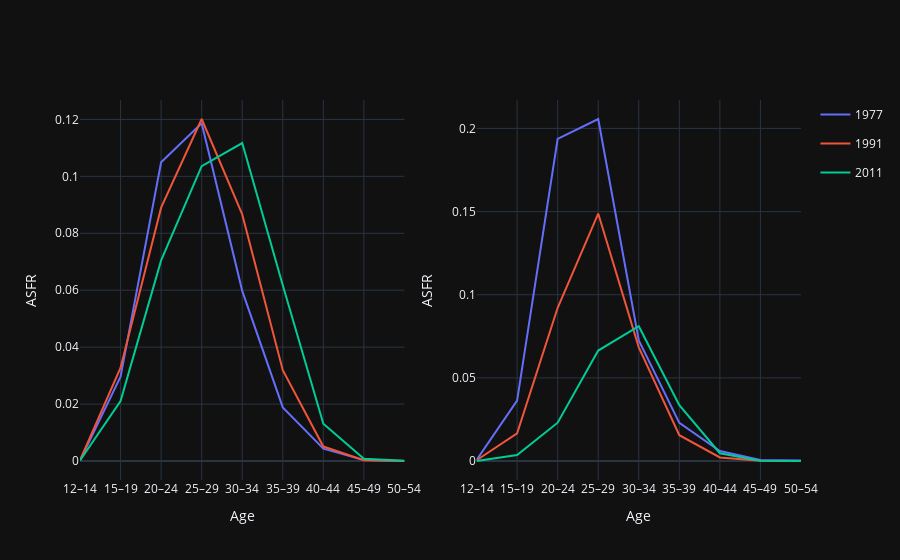

The notebook cell saved with this chart:
### Code cell
# combine the two plots
fig = make_subplots(rows=1, cols=2)

# UK ASFR
fig1 = px.line(data_2_uk_long, x='age', y='asfr', color='year')
legend_text = {'asfr_1977':'1977', 'asfr_1991': '1991', 'asfr_2011': '2011'}
fig1.for_each_trace(lambda t: t.update(name = legend_text[t.name],
                                       legendgroup = legend_text[t.name],
                                       hovertemplate = t.hovertemplate.replace(t.name, legend_text[t.name])
                                       )
                    )
for trace in fig1.data:
    fig.add_trace(trace, row=1, col=1)
    
# update y-axis and x-axis titles on the main fig
fig.update_yaxes(title='ASFR', row=1, col=1)
fig.update_xaxes(title='Age', row=1, col=1)

# TW ASFR
fig2 = px.line(data_2_tw_long, x='age', y='asfr', color='year')
legend_text = {'asfr_1977':'1977', 'asfr_1991': '1991', 'asfr_2011': '2011'}
fig2.for_each_trace(lambda t: t.update(name = legend_text[t.name],
                                       legendgroup = legend_text[t.name],
                                       hovertemplate = t.hovertemplate.replace(t.name, legend_text[t.name])
                                       )
                    )
for trace in fig2.data:
    trace.showlegend = False
    fig.add_trace(trace, row=1, col=2)
    
# update y-axis and x-axis titles on the main fig
fig.update_yaxes(title='ASFR', row=1, col=2)
fig.update_xaxes(title='Age', row=1, col=2)

fig.show()

# save the plot
fig.write_image(Path('').resolve().parents[0] / 'output' / 'q2_px.png')

### Figure 1 — Plotly figure (JSON) as saved in the notebook; plotly's stock layout.template omitted (floating-point values rounded to 4 significant figures)
{"data": [{"hovertemplate": "year=1977<br>age=%{x}<br>asfr=%{y}<extra></extra>", "legendgroup": "1977", "line": {"color": "#636efa", "dash": "solid"}, "marker": {"symbol": "circle"}, "mode": "lines", "name": "1977", "orientation": "v", "showlegend": true, "x": ["12–14", "15–19", "20–24", "25–29", "30–34", "35–39", "40–44", "45–49", "50–54"], "xaxis": "x", "y": [0.0001778, 0.02963, 0.105, 0.1187, 0.05978, 0.01886, 0.004337, 0.000319, 5.299e-06], "yaxis": "y", "type": "scatter"}, {"hovertemplate": "year=1991<br>age=%{x}<br>asfr=%{y}<extra></extra>", "legendgroup": "1991", "line": {"color": "#EF553B", "dash": "solid"}, "marker": {"symbol": "circle"}, "mode": "lines", "name": "1991", "orientation": "v", "showlegend": true, "x": ["12–14", "15–19", "20–24", "25–29", "30–34", "35–39", "40–44", "45–49", "50–54"], "xaxis": "x", "y": [0.0002677, 0.03277, 0.08899, 0.1202, 0.08664, 0.0319, 0.005074, 0.0002974, 3.302e-05], "yaxis": "y", "type": "scatter"}, {"hovertemplate": "year=2011<br>age=%{x}<br>asfr=%{y}<extra></extra>", "legendgroup": "2011", "line": {"color": "#00cc96", "dash": "solid"}, "marker": {"symbol": "circle"}, "mode": "lines", "name": "2011", "orientation": "v", "showlegend": true, "x": ["12–14", "15–19", "20–24", "25–29", "30–34", "35–39", "40–44", "45–49", "50–54"], "xaxis": "x", "y": [0.0001626, 0.02109, 0.07047, 0.1036, 0.1117, 0.06175, 0.01309, 0.0007944, 6.161e-05], "yaxis": "y", "type": "scatter"}, {"hovertemplate": "year=1977<br>age=%{x}<br>asfr=%{y}<extra></extra>", "legendgroup": "1977", "line": {"color": "#636efa", "dash": "solid"}, "marker": {"symbol": "circle"}, "mode": "lines", "name": "1977", "orientation": "v", "showlegend": false, "x": ["12–14", "15–19", "20–24", "25–29", "30–34", "35–39", "40–44", "45–49", "50–54"], "xaxis": "x2", "y": [0.000626, 0.03632, 0.1937, 0.2057, 0.07255, 0.02294, 0.00606, 0.0005555, 0.0002523], "yaxis": "y2", "type": "scatter"}, {"hovertemplate": "year=1991<br>age=%{x}<br>asfr=%{y}<extra></extra>", "legendgroup": "1991", "line": {"color": "#EF553B", "dash": "solid"}, "marker": {"symbol": "circle"}, "mode": "lines", "name": "1991", "orientation": "v", "showlegend": false, "x": ["12–14", "15–19", "20–24", "25–29", "30–34", "35–39", "40–44", "45–49", "50–54"], "xaxis": "x2", "y": [0.0004654, 0.0166, 0.09214, 0.1488, 0.06836, 0.01553, 0.002133, 0.0001087, 6.295e-05], "yaxis": "y2", "type": "scatter"}, {"hovertemplate": "year=2011<br>age=%{x}<br>asfr=%{y}<extra></extra>", "legendgroup": "2011", "line": {"color": "#00cc96", "dash": "solid"}, "marker": {"symbol": "circle"}, "mode": "lines", "name": "2011", "orientation": "v", "showlegend": false, "x": ["12–14", "15–19", "20–24", "25–29", "30–34", "35–39", "40–44", "45–49", "50–54"], "xaxis": "x2", "y": [7.011e-05, 0.003645, 0.02304, 0.06643, 0.08108, 0.03356, 0.004667, 0.0001374, 1.552e-05], "yaxis": "y2", "type": "scatter"}], "layout": {"xaxis": {"anchor": "y", "domain": [0.0, 0.45], "title": {"text": "Age"}}, "yaxis": {"anchor": "x", "domain": [0.0, 1.0], "title": {"text": "ASFR"}}, "xaxis2": {"anchor": "y2", "domain": [0.55, 1.0], "title": {"text": "Age"}}, "yaxis2": {"anchor": "x2", "domain": [0.0, 1.0], "title": {"text": "ASFR"}}}}
